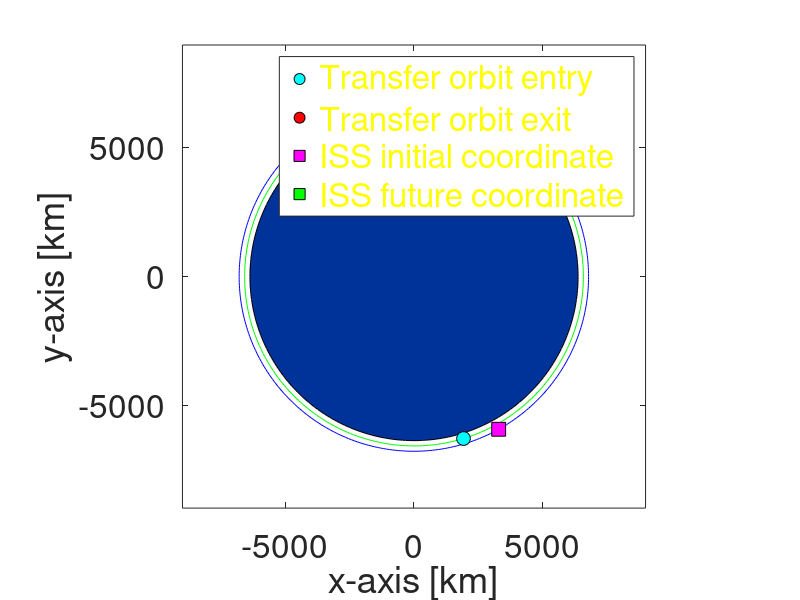

This chart was generated by the following MATLAB code:
clc; clear; clear all;

%% Constants
pi = 4*atan(1);
R_Earth = 6378.137; % [km]
mu_Earth = 3.986004418e5; % [km^3/s^2]
lower_orb_altitude = 205; % [km]
R_low = R_Earth + lower_orb_altitude;
theta = 0:1:360; % true anomaly
a_ISS = 6790.69; % semi-major axis [ISS]
e_ISS = 0.0008389; % eccentricity [ISS]
b_ISS = a_ISS * sqrt(1-e_ISS^2); % semi-minor axis [ISS]
r_p_ISS = a_ISS * (1 + e_ISS); % perigee radius
r_a_ISS = a_ISS * (1 - e_ISS); % apogee radius
r_p_transfer = R_low; % perigee radius

%% Matrix initials
x_low = ones(1,length(theta));
y_low = ones(1,length(theta));
x_Earth = ones(1,length(theta));
y_Earth = ones(1,length(theta));
x_ISS = ones(1,length(theta));
y_ISS = ones(1,length(theta));
r_ISS = ones(1,length(theta));

%% Lower orbit
for i = 1:length(theta)    
    x_low(i) = R_low * cosd(theta(i));
    y_low(i) = R_low * sind(theta(i));
end

%% Earth
for j = 1:length(theta)    
    x_Earth(j) = R_Earth * cosd(theta(j));
    y_Earth(j) = R_Earth * sind(theta(j));
end

%% ISS orbit
for k = 1:length(theta)
    r_ISS(k) = (a_ISS * (1 - e_ISS^2)) / (1 + e_ISS * cosd(theta(k)));
    x_ISS(k) = r_ISS(k) .* cosd(theta(k));
    y_ISS(k) = r_ISS(k) .* sind(theta(k));
end  
T_ISS = 2*pi*sqrt((a_ISS^3)/mu_Earth)/60;

%% Transfer orbit
random_value1 = randi([1, length(theta)]);
x1 = x_low(random_value1); % Transfer orbit entry
y1 = y_low(random_value1); % Transfer orbit entry
theta1 = theta(random_value1);
if (theta1 < 180)
    theta2 = theta1 + 180;
else
    theta2 = theta1 - 180;
end
index1 = find(theta == theta2);
x2 = x_ISS(index1); % Transfer orbit exit
y2 = y_ISS(index1); % Transfer orbit exit
r_a_transfer = r_ISS(index1); % apogee radius
a_transfer = (r_a_transfer + r_p_transfer ) / 2; % semi-major axis [transfer]
T_transfer = 2*pi*sqrt((a_transfer^3)/mu_Earth)/60;

%% ISS orbit future point location
random_value2 = randi([1, length(theta)]);
x3 = x_ISS(random_value2);
y3 = y_ISS(random_value2);
theta3 = theta(random_value2);
E_anomaly_ISS = (e_ISS+cosd(theta3))/(1+e_ISS*cosd(theta3));
E_anomaly_ISS = acosd(E_anomaly_ISS); % Eccentric anomaly of ISS
if (theta3 > 180)
    E_anomaly_ISS = 360 - E_anomaly_ISS;       
end
E_anomaly_ISS_radian = E_anomaly_ISS*pi/180; 
t1 = T_ISS * (E_anomaly_ISS_radian-e_ISS*sin(E_anomaly_ISS_radian)) / (2*pi);
t2 = T_transfer/2;
t3 = t1 + t2;

M_ISS = 2*pi*t3/T_ISS;

E_future_initial = 1;
E_future_ISS = E_future_initial;
tol = 1e-10;                   % Tolerance
max_iter = 1000;              % Maximum iterations
i = 0; % # of iterations

while true
    % Newton-Raphson
    f = E_future_ISS - e_ISS * sin(E_future_ISS) - M_ISS;  % Kepler's equation
    f_prime = 1 - e_ISS * cos(E_future_ISS);               % Derivative
    E_next = E_future_ISS - f / f_prime;

    if abs(E_next - E_future_ISS) < tol
        break;
    end
    if i > max_iter
        error('Newton-Raphson failed to converge');
    end

    E_future_ISS = E_next;
    i = i + 1;
    
end

E_future_ISS = E_future_ISS*180/pi;
if E_future_ISS >= 360
    E_future_ISS = E_future_ISS - 360;
    theta4 = (cosd(E_future_ISS) - e_ISS) / (1 - e_ISS*cosd(E_future_ISS));
    theta4 = round(acosd(theta4));
else
    theta4 = (cosd(E_future_ISS) - e_ISS) / (1 - e_ISS*cosd(E_future_ISS));
    theta4 = round(acosd(theta4));
    theta4 = 360 - theta4;
end 

index2 = find(theta == theta4);
x4 = x_ISS(index2); % future ISS coordinate
y4 = y_ISS(index2); % future ISS coordinate

%% Plotting
figure;
plot(x_low, y_low, 'g', LineWidth=1.5)
hold on;
plot(x_ISS, y_ISS, 'b', LineWidth=1.5)
earthBlue = [0, 0.2, 0.6]; % Earth's blue color
fill(x_Earth, y_Earth, earthBlue, 'EdgeColor', 'black');
axis equal;
ylim([-9000 9000])
xlim([-9000 9000])
xlabel('x-axis [km]')
ylabel('y-axis [km]')
set(gca, 'Color', 'k');
set(gca, 'FontSize', 24);

tran_entry = plot(x1,y1, 'ko', 'MarkerSize', 10, 'MarkerFaceColor', 'c'); 
tran_exit = plot(x2,y2, 'ko', 'MarkerSize', 10, 'MarkerFaceColor', 'r');
initial_ISS = plot(x3,y3, 'ks', 'MarkerSize', 10, 'MarkerFaceColor', 'm'); 
fut_ISS = plot(x4,y4, 'ks', 'MarkerSize', 10, 'MarkerFaceColor', 'g');
legend([tran_entry, tran_exit, initial_ISS, fut_ISS], 'Transfer orbit entry',...
    'Transfer orbit exit', 'ISS initial coordinate', 'ISS future coordinate', ...
    'Location', 'northeast', 'TextColor', [1, 1, 0], 'FontSize', 24);

%% Time vs Theta for ISS
% for p=1:length(theta)
% E_anomaly_ISS(p) = (e_ISS+cosd(theta(p)))/(1+e_ISS*cosd(theta(p)));
% E_anomaly_ISS(p) = acosd(E_anomaly_ISS(p)); % Eccentric anomaly of ISS
% if (theta(p) > 180)
%     E_anomaly_ISS(p) = 360 - E_anomaly_ISS(p);       
% end
% E_anomaly_ISS_radian(p) = E_anomaly_ISS(p)*pi/180; 
% t1(p) = T_ISS * (E_anomaly_ISS_radian(p)-e_ISS*sin(E_anomaly_ISS_radian(p))) / (2*pi);
% end
% 
% plot(t1,theta)

